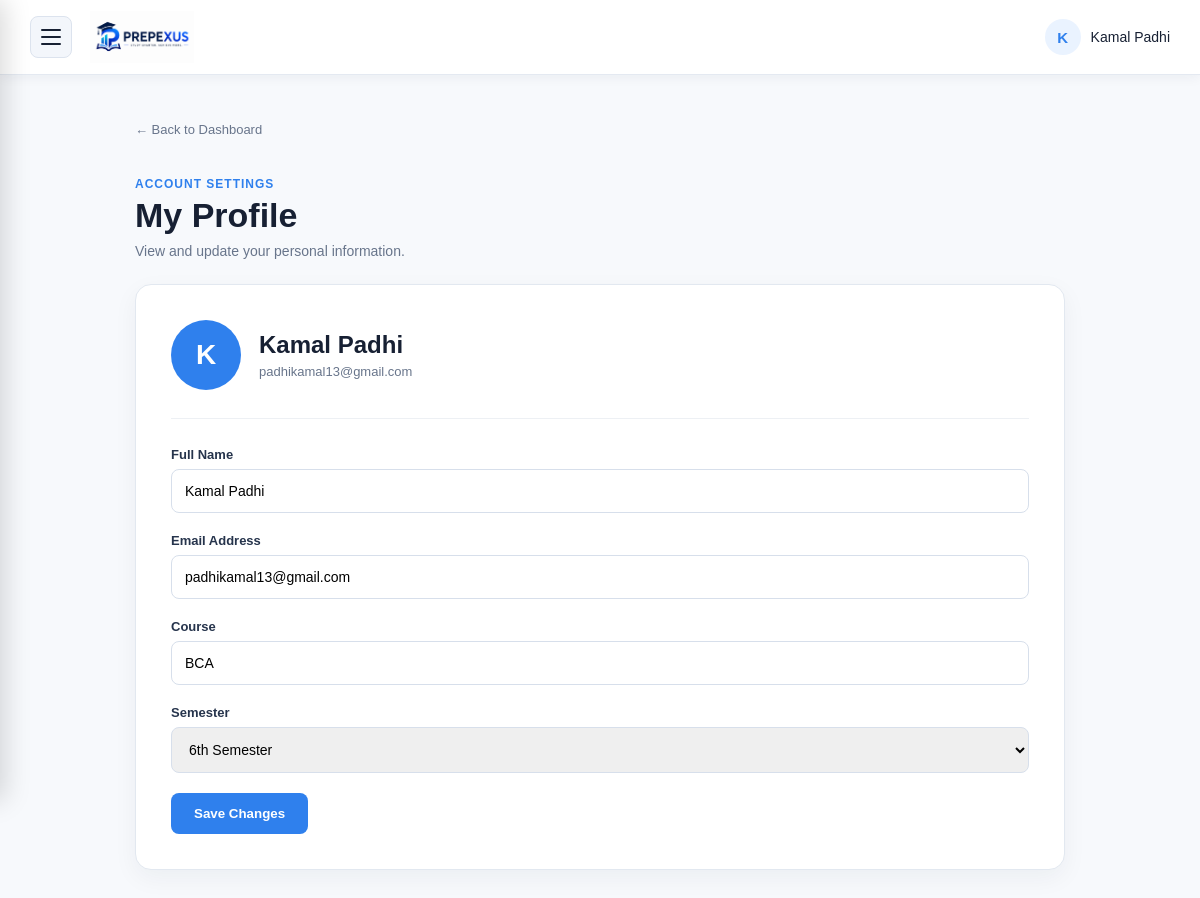
The app's page /profile.php (signed in) with its own data.
### tables this page shows
CREATE TABLE `users` (
  `id` int(11) NOT NULL,
  `name` varchar(100) NOT NULL,
  `email` varchar(100) NOT NULL,
  `password` varchar(255) NOT NULL,
  `course` varchar(50) NOT NULL,
  `semester` varchar(20) NOT NULL,
  `role` enum('student','admin') NOT NULL DEFAULT 'student'
);

### includes/security.php (called while the page is built, shortened)
<?php
if (!function_exists('e')) {
    function e($value)
    {
        return htmlspecialchars((string) $value, ENT_QUOTES | ENT_SUBSTITUTE, 'UTF-8');
    }
}
if (!function_exists('initial')) {
    function initial($name)
    {
        $name = trim((string) $name);
        if (function_exists('mb_substr')) {
            return e(mb_strtoupper(mb_substr($name, 0, 1, 'UTF-8'), 'UTF-8'));
        }
        return e(strtoupper(substr($name, 0, 1)));
    }
}
if (!function_exists('is_logged_in')) {
    function is_logged_in()
    {
        return isset($_SESSION['user_id']);
    }
}
if (!function_exists('current_user_id')) {
    function current_user_id()
    {
        return is_logged_in() ? (int) $_SESSION['user_id'] : 0;
    }
}

### profile.php (the view, shortened to what this page needs)
<?php
require_once __DIR__ . "/includes/security.php";
include "config/database.php";
$user_id = current_user_id();
$user = array();
$user_stmt = mysqli_prepare(
    $conn,
    "SELECT id, name, email, course, semester, role
     FROM users
     WHERE id = ?
     LIMIT 1"
);
if ($user_stmt) {
    mysqli_stmt_bind_param($user_stmt, "i", $user_id);
    mysqli_stmt_execute($user_stmt);
    $result = mysqli_stmt_get_result($user_stmt);
    if ($result instanceof mysqli_result) {
        $found = mysqli_fetch_assoc($result);
        if ($found) {
            $user = $found;
        }
    }
}
?>
<!DOCTYPE html>
<html lang="en">
<head>
    <link
        rel="stylesheet"
        href="css/style.css"
    >
</head>
<body>
<nav class="dashboard-navbar">
    <div class="dashboard-left">
        <button
            class="menu-button"
            onclick="toggleSidebar()"
            type="button"
        >
            <span></span>
            <span></span>
            <span></span>
        </button>
        <a
            href="dashboard.php"
            class="dashboard-logo"
        >
            <img
                src="images/prepxus.png"
                alt="Prepexus Logo"
            >
        </a>
    </div>
    <div class="dashboard-user">
        <div class="user-avatar">
            <?php
            echo initial(
                $user['name']
            );
            ?>
        </div>
        <span>
            <?php
            echo htmlspecialchars(
                $user['name']
            );
            ?>
        </span>
    </div>
</nav>
<main class="profile-page">
    <a
        href="dashboard.php"
        class="back-button"
    >
        ← Back to Dashboard
    </a>
    <div class="profile-header">
        <p class="dashboard-small-title">
            ACCOUNT SETTINGS
        </p>
        <h1>
            My Profile
        </h1>
        <p>
            View and update your personal information.
        </p>
    </div>
    <div class="profile-card">
        <div class="profile-card-top">
            <div class="profile-avatar-large">
                <?php
                echo initial(
                    $user['name']
                );
                ?>
            </div>
            <div>
                <h2>
                    <?php
                    echo htmlspecialchars(
                        $user['name']
                    );
                    ?>
                </h2>
                <p>
                    <?php
                    echo htmlspecialchars(
                        $user['email']
                    );
                    ?>
                </p>
            </div>
        </div>
        <form method="POST">
            <div class="profile-input-group">
                <label>
                    Full Name
                </label>
                <input
                    type="text"
                    name="name"
                    value="<?php
                    echo htmlspecialchars(
                        $user['name']
                    );
                    ?>"
                    required
                >
            </div>
            <div class="profile-input-group">
                <label>
                    Email Address
                </label>
                <input
                    type="email"
                    name="email"
                    value="<?php
                    echo htmlspecialchars(
                        $user['email']
                    );
                    ?>"
                    required
                >
            </div>
            <div class="profile-input-group">
                <label>
                    Course
                </label>
                <input
                    type="text"
                    name="course"
                    placeholder="Example: BCA"
                    value="<?php
                    if (isset($user['course'])) {
                        echo htmlspecialchars(
                            $user['course']
                        );
                    }
                    ?>"
                >
            </div>
            <div class="profile-input-group">
                <label>
                    Semester
                </label>
                <select
                    name="semester"
                >
                    <?php
                    $semesters = [
                        "1st Semester",
                        "2nd Semester",
                        "3rd Semester",
                        "4th Semester",
                        "5th Semester",
                        "6th Semester"
                    ];
                    foreach (
                        $semesters
                        as $semester
                    ) {
                    ?>
                        <option
                            value="<?php
                            echo $semester;
                            ?>"
                            <?php
                            if (
                                isset(
                                    $user['semester']
                                )
                                &&
                                $user['semester']
                                == $semester
                            ) {
                                echo "selected";
                            }
                            ?>
                        >
                            <?php
                            echo $semester;
                            ?>
                        </option>
                    <?php
                    }
                    ?>
                </select>
            </div>
            <button
                type="submit"
                name="update_profile"
                class="profile-save-button"
            >
                Save Changes
            </button>
        </form>
    </div>
</main>
</body>
</html>

### css/style.css (style rules this page uses)
* { box-sizing: border-box; }
html { scroll-behavior: smooth; }
body { margin: 0; padding: 0; font-family: Arial, sans-serif; background-color: #f7f9fc; color: #172033; }
nav { height: 82px; background-color: #ffffff; display: flex; align-items: center; justify-content: space-between; padding: 0 40px; border-bottom: 1px solid #e5eaf2; box-shadow: 0 2px 12px rgba(20, 40, 70, 0.06); position: relative; z-index: 10; }
.user-avatar { width: 36px; height: 36px; display: flex; align-items: center; justify-content: center; border-radius: 50%; background-color: #eaf3ff; color: #2f80ed; font-weight: bold; font-size: 15px; }
.dashboard-small-title { color: #2f80ed; font-size: 12px; font-weight: bold; letter-spacing: 2px; margin-bottom: 10px; }
.dashboard-navbar { height: 75px; background-color: #ffffff; border-bottom: 1px solid #e4e9f1; display: flex; align-items: center; justify-content: space-between; padding: 0 30px; position: sticky; top: 0; z-index: 100; }
.dashboard-left { display: flex; align-items: center; gap: 18px; }
.menu-button { width: 42px; height: 42px; background-color: #f3f6fb; border: 1px solid #dce3ee; border-radius: 8px; display: flex; flex-direction: column; justify-content: center; align-items: center; gap: 5px; cursor: pointer; transition: 0.3s; }
.menu-button span { width: 20px; height: 2px; background-color: #172033; border-radius: 5px; transition: 0.3s; }
.dashboard-logo { display: flex; align-items: center; }
.dashboard-logo img { height: 52px; width: auto; display: block; transition: 0.3s; }
.dashboard-user { display: flex; align-items: center; gap: 10px; font-size: 14px; font-weight: 500; color: #172033; }
.user-avatar { width: 36px; height: 36px; border-radius: 50%; background-color: #eaf3ff; color: #2f80ed; display: flex; align-items: center; justify-content: center; font-weight: bold; font-size: 15px; }
.back-button { display: inline-block; color: #68758b; text-decoration: none; font-size: 13px; margin-bottom: 15px; transition: 0.3s; }
.dashboard-small-title { margin: 0; color: #2f80ed; font-size: 12px; font-weight: 700; letter-spacing: 1px; }
.back-button { display: inline-block; margin-bottom: 15px; color: #68758b; text-decoration: none; font-size: 13px; transition: 0.25s; }
.profile-page { max-width: 1000px; margin: auto; padding: 45px 35px 80px; }
.profile-header { margin: 25px 0; }
.profile-header h1 { margin: 5px 0 8px; font-size: 34px; color: #172033; }
.profile-header p:last-child { margin: 0; color: #68758b; font-size: 14px; }
.profile-card { background: white; border: 1px solid #e2e8f0; border-radius: 16px; padding: 35px; box-shadow: 0 8px 25px rgba(23,32,51,.05); }
.profile-card-top { display: flex; align-items: center; gap: 18px; padding-bottom: 28px; margin-bottom: 28px; border-bottom: 1px solid #edf0f4; }
.profile-avatar-large { width: 70px; height: 70px; border-radius: 50%; background: #2f80ed; color: white; display: flex; align-items: center; justify-content: center; font-size: 28px; font-weight: 800; }
.profile-card-top h2 { margin: 0 0 5px; color: #172033; }
.profile-card-top p { margin: 0; color: #68758b; font-size: 13px; }
.profile-input-group { display: flex; flex-direction: column; margin-bottom: 20px; }
.profile-input-group label { margin-bottom: 7px; color: #26344c; font-size: 13px; font-weight: 700; }
.profile-input-group input, .profile-input-group select { padding: 13px; border: 1px solid #d7dfeb; border-radius: 8px; outline: none; font-family: inherit; font-size: 14px; }
.profile-save-button { border: none; background: #2f80ed; color: white; padding: 13px 23px; border-radius: 8px; font-weight: 700; cursor: pointer; transition: .25s; }

### records on screen
users: name "K", name "Kamal Padhi", email "padhikamal13@gmail.com", course "BCA", semester "6th Semester"
